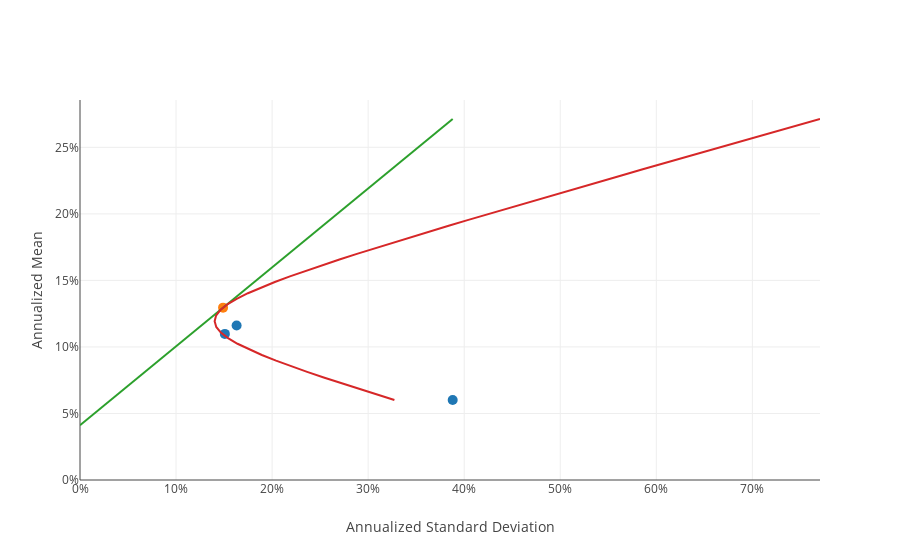

The cell this chart's notebook holds for it:
### Code cell
trace1 = go.Scatter(
    x=sds,
    y=mns,
    text=rets.columns.to_list(),
    mode="markers",
    marker=dict(size=10),
    hovertemplate="%{text}<br>mn=%{y:.1%}<br>sd=%{x:.1%}<extra></extra>",
    showlegend=False
)

cd = np.empty(shape=(1, 3, 1), dtype=float)
cd[:, 0] = np.array(w[0])
cd[:, 1] = np.array(w[1])
cd[:, 2] = np.array(w[2])
string = "Tangency portfolio:<br>"
string += "best: %{customdata[0]:.1%}<br>"
string += "worst: %{customdata[1]:.1%}<br>"
string += "market: %{customdata[2]:.1%}<br>"
string += "<extra></extra>"
trace2 = go.Scatter(
    x=[sd],
    y=[mn],
    mode="markers",
    marker=dict(size=10),
    customdata=cd,
    hovertemplate=string,
    showlegend=False
)

x = np.linspace(0, mxsd, 51)
y = rf+x*(mn-rf)/sd
trace3 = go.Scatter(
        x=x,
        y=y,
        mode="lines",
        hovertemplate=f"Sharpe ratio = {(mn-rf)/sd:0.1%}<extra></extra>",
        showlegend=False,
    )

maxmn = np.max(y)
ms = np.linspace(np.min(mns), maxmn, 51)
ps = [port(m) for m in ms]
ss = [np.sqrt(p@cov@p) for p in ps]

def custom(string, ports):
    cd = np.empty(shape=(len(ports), 3, 1), dtype=float)
    for i in range(3):
        cd[:, i] = np.array([w[i] for w in ports]).reshape(-1, 1)
    string += "<br>"
    for i in range(3):
        string += "asset " + str(i + 1)
        string += ": %{customdata["
        string += str(i)
        string += "]:.0%}<br>"
    string += "<extra></extra>"
    return string, cd

string, cd = custom('frontier', ps)
trace4 = go.Scatter(
    x=ss,
    y=ms,
    mode="lines",
    customdata=cd,
    hovertemplate=string,
    showlegend=False,
    )

fig = go.Figure()
for trace in [trace1, trace2, trace3, trace4]:
    fig.add_trace(trace)
fig.update_layout(
        template="none",
        yaxis_tickformat=".0%",
        xaxis_tickformat=".0%",
        yaxis_title="Annualized Mean",
        xaxis_title="Annualized Standard Deviation",
        xaxis_rangemode="tozero",
        yaxis_rangemode="tozero",
    )
fig.show()

### Figure 1 — Plotly figure (JSON) as saved in the notebook; plotly's stock layout.template omitted (floating-point values rounded to 4 significant figures; data arrays with more than 128 entries replaced by an {"elided": "..."} marker saying what was removed)
{"data": [{"hovertemplate": "%{text}<br>mn=%{y:.1%}<br>sd=%{x:.1%}<extra></extra>", "marker": {"size": 10}, "mode": "markers", "showlegend": false, "text": ["best", "worst", "market"], "type": "scatter", "x": [0.163, 0.388, 0.1508], "y": [0.1162, 0.06014, 0.1098]}, {"customdata": [[[0.5672], [-0.3244], [0.7572]]], "hovertemplate": "Tangency portfolio:<br>best: %{customdata[0]:.1%}<br>worst: %{customdata[1]:.1%}<br>market: %{customdata[2]:.1%}<br><extra></extra>", "marker": {"size": 10}, "mode": "markers", "showlegend": false, "type": "scatter", "x": [0.1489], "y": [0.1295]}, {"hovertemplate": "Sharpe ratio = 59.3%<extra></extra>", "mode": "lines", "showlegend": false, "type": "scatter", "x": [0, 0.00776, 0.01552, 0.02328, 0.03104, 0.0388, 0.04656, 0.05432, 0.06208, 0.06984, 0.0776, 0.08536, 0.09311, 0.1009, 0.1086, 0.1164, 0.1242, 0.1319, 0.1397, 0.1474, 0.1552, 0.163, 0.1707, 0.1785, 0.1862, 0.194, 0.2017, 0.2095, 0.2173, 0.225, 0.2328, 0.2405, 0.2483, 0.2561, 0.2638, 0.2716, 0.2793, 0.2871, 0.2949, 0.3026, 0.3104, 0.3181, 0.3259, 0.3337, 0.3414, 0.3492, 0.3569, 0.3647, 0.3725, 0.3802, 0.388], "y": [0.0412, 0.0458, 0.0504, 0.05501, 0.05961, 0.06421, 0.06881, 0.07341, 0.07801, 0.08262, 0.08722, 0.09182, 0.09642, 0.101, 0.1056, 0.1102, 0.1148, 0.1194, 0.124, 0.1286, 0.1332, 0.1378, 0.1424, 0.147, 0.1516, 0.1562, 0.1608, 0.1654, 0.17, 0.1747, 0.1793, 0.1839, 0.1885, 0.1931, 0.1977, 0.2023, 0.2069, 0.2115, 0.2161, 0.2207, 0.2253, 0.2299, 0.2345, 0.2391, 0.2437, 0.2483, 0.2529, 0.2575, 0.2621, 0.2667, 0.2713]}, {"customdata": {"elided": "51x3x1 float values"}, "hovertemplate": "frontier<br>asset 1: %{customdata[0]:.0%}<br>asset 2: %{customdata[1]:.0%}<br>asset 3: %{customdata[2]:.0%}<br><extra></extra>", "mode": "lines", "showlegend": false, "type": "scatter", "x": [0.3273, 0.3084, 0.2898, 0.2716, 0.2537, 0.2365, 0.2199, 0.2041, 0.1893, 0.1758, 0.164, 0.1541, 0.1466, 0.1419, 0.1402, 0.1416, 0.1461, 0.1534, 0.1631, 0.1748, 0.1882, 0.2028, 0.2185, 0.2351, 0.2523, 0.2701, 0.2883, 0.3069, 0.3258, 0.3449, 0.3643, 0.3838, 0.4035, 0.4233, 0.4432, 0.4632, 0.4834, 0.5036, 0.5238, 0.5442, 0.5645, 0.585, 0.6054, 0.626, 0.6465, 0.6671, 0.6877, 0.7083, 0.729, 0.7497, 0.7704], "y": [0.06014, 0.06436, 0.06858, 0.07281, 0.07703, 0.08125, 0.08548, 0.0897, 0.09392, 0.09814, 0.1024, 0.1066, 0.1108, 0.115, 0.1193, 0.1235, 0.1277, 0.1319, 0.1362, 0.1404, 0.1446, 0.1488, 0.153, 0.1573, 0.1615, 0.1657, 0.1699, 0.1742, 0.1784, 0.1826, 0.1868, 0.1911, 0.1953, 0.1995, 0.2037, 0.2079, 0.2122, 0.2164, 0.2206, 0.2248, 0.2291, 0.2333, 0.2375, 0.2417, 0.246, 0.2502, 0.2544, 0.2586, 0.2628, 0.2671, 0.2713]}], "layout": {"xaxis": {"rangemode": "tozero", "tickformat": ".0%", "title": {"text": "Annualized Standard Deviation"}}, "yaxis": {"rangemode": "tozero", "tickformat": ".0%", "title": {"text": "Annualized Mean"}}}}
